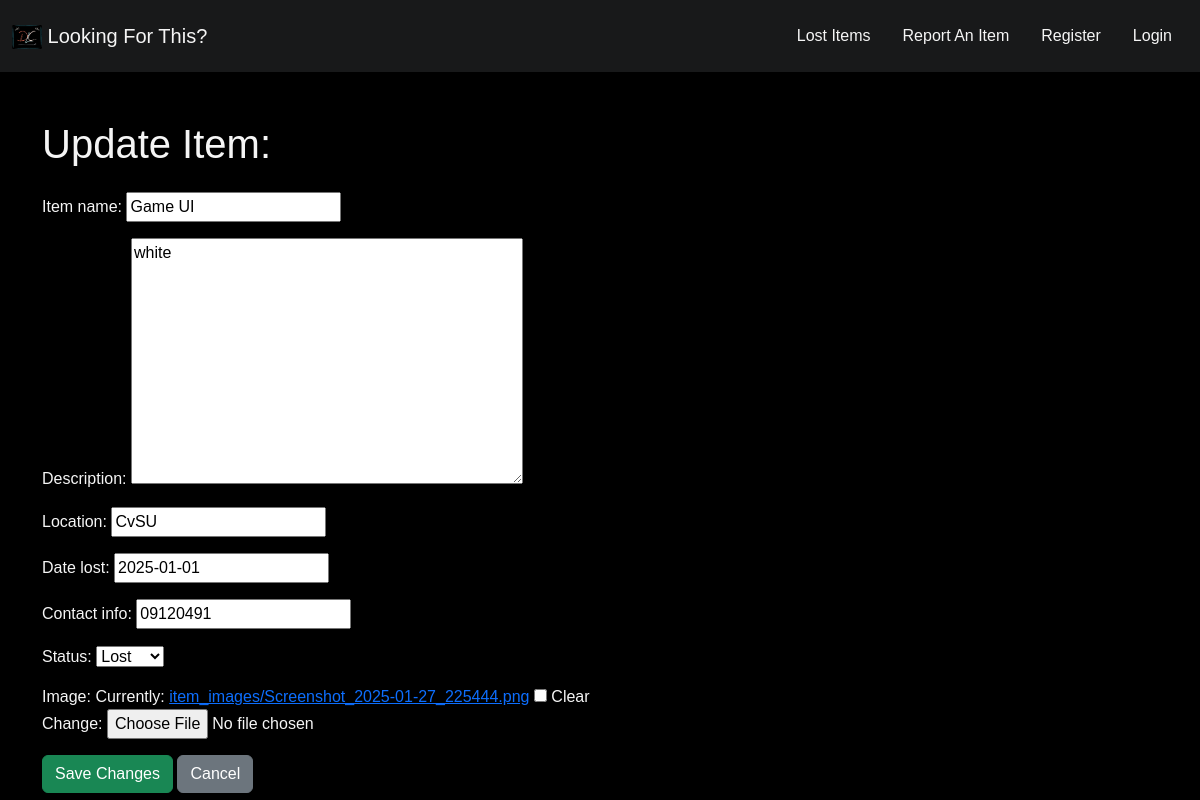
The page /update/3/ on the database its author committed.
### LFT/models.py (models this page shows, shortened)
class LostItem(models.Model):
    STATUS_CHOICES = [
        ('lost', 'Lost'),
        ('found', 'Found'),
    ]
    item_name = models.CharField(max_length=200)
    description = models.TextField()
    location = models.CharField(max_length=200)
    date_lost = models.DateField()
    status = models.CharField(max_length=20, default="STATUS_CHOICES", choices=STATUS_CHOICES)
    image = models.ImageField(upload_to='item_images/', blank=True, null=True)
    contact_info = models.CharField(max_length=200)
    created_by = models.ForeignKey(User, on_delete=models.CASCADE, null=True, blank=True, related_name="items")

### LFT/views.py (the view)
# urls.py: path('update/<int:pk>/', UpdateView.as_view(), name='update'),
class UpdateView(UpdateView):
    model = LostItem
    form_class = LostItemForm
    template_name = 'update.html'
    success_url = reverse_lazy('items')

### LFT/forms.py
class LostItemForm(forms.ModelForm):
    class Meta:
        model = LostItem
        fields = ['item_name', 'description', 'location', 'date_lost', 'contact_info', 'status', 'image']

### LFT/templates/update.html (shortened to what this page needs)
{% extends "extender/index.html" %}
{% load static %}
{%block content%}
<body style="background-color: black; color: whitesmoke;">
    <div class="container mt-5">
        <h1 class="mb-4">Update Item: {{ item.name }}</h1>
        <form method="post" enctype="multipart/form-data">
            {{ form.as_p }}
            <button type="submit" class="btn btn-success">Save Changes</button>
            <a href="{% url 'items' %}" class="btn btn-secondary">Cancel</a>
        </form>
    </div>
</body>
{% endblock %}

### static/styles/style.css (style rules this page uses)
.body-color { background-color: black }
body { font-family: 'Arial', sans-serif; background-color: #f4f7fb; }
button { background-color: #007bff; border-color: #007bff; color: white; padding: 10px 15px; font-size: 16px; border-radius: 5px; cursor: pointer; }

### rows shown on the page
LostItem: item_name "Game UI", description "white", location "CvSU", date_lost "2025-01-01", contact_info "09120491", status "Lost"
